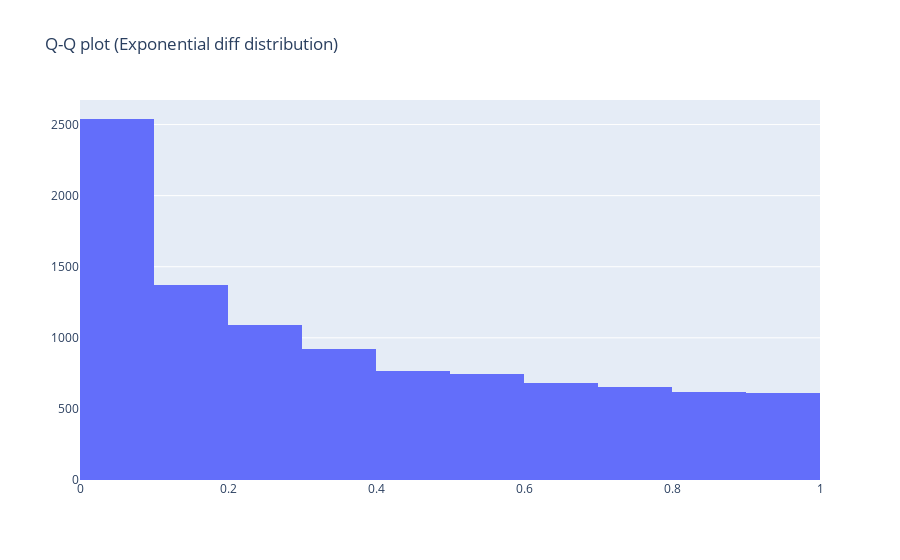

Notebook code for this chart:
### Code cell
fig = go.Figure([go.Histogram(x=p_values_ttest['expon_diff'], xbins={"start":0, "end":1, "size": 0.1})])
fig.update_layout(title='Q-Q plot (Exponential diff distribution)')
fig

### Figure 1 — Plotly figure (JSON) as saved in the notebook; plotly's stock layout.template omitted (floating-point values rounded to 4 significant figures; data arrays with more than 128 entries replaced by an {"elided": "..."} marker saying what was removed)
{"data": [{"type": "histogram", "x": {"elided": "10000 float values"}, "xbins": {"end": 1, "size": 0.1, "start": 0}}], "layout": {"title": {"text": "Q-Q plot (Exponential diff distribution)"}}}
